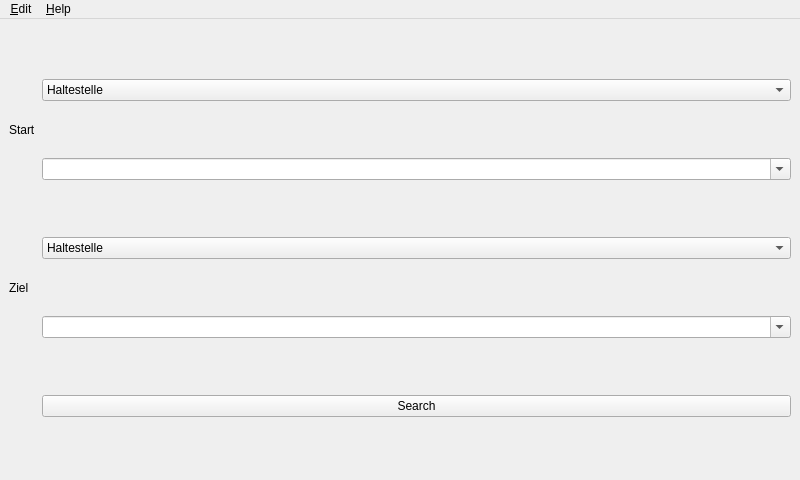
<?xml version="1.0" encoding="UTF-8"?>
<ui version="4.0">
 <class>MainWindow</class>
 <widget class="QMainWindow" name="MainWindow">
  <property name="geometry">
   <rect>
    <x>0</x>
    <y>0</y>
    <width>800</width>
    <height>480</height>
   </rect>
  </property>
  <property name="windowTitle">
   <string>pyWienerLinien</string>
  </property>
  <widget class="QWidget" name="centralwidget">
   <property name="sizePolicy">
    <sizepolicy hsizetype="Maximum" vsizetype="Maximum">
     <horstretch>0</horstretch>
     <verstretch>0</verstretch>
    </sizepolicy>
   </property>
   <layout class="QGridLayout" name="gridLayout_3">
    <item row="5" column="1">
     <widget class="QPushButton" name="btnSearch">
      <property name="sizePolicy">
       <sizepolicy hsizetype="Expanding" vsizetype="Fixed">
        <horstretch>0</horstretch>
        <verstretch>0</verstretch>
       </sizepolicy>
      </property>
      <property name="text">
       <string>Search</string>
      </property>
     </widget>
    </item>
    <item row="3" column="1">
     <widget class="QComboBox" name="comboDestination">
      <item>
       <property name="text">
        <string>Haltestelle</string>
       </property>
      </item>
      <item>
       <property name="text">
        <string>Adresse</string>
       </property>
      </item>
      <item>
       <property name="text">
        <string>POI</string>
       </property>
      </item>
     </widget>
    </item>
    <item row="1" column="0" rowspan="2">
     <widget class="QLabel" name="label">
      <property name="sizePolicy">
       <sizepolicy hsizetype="Minimum" vsizetype="Preferred">
        <horstretch>0</horstretch>
        <verstretch>0</verstretch>
       </sizepolicy>
      </property>
      <property name="text">
       <string>Start</string>
      </property>
     </widget>
    </item>
    <item row="3" column="0" rowspan="2">
     <widget class="QLabel" name="label_2">
      <property name="sizePolicy">
       <sizepolicy hsizetype="Minimum" vsizetype="Preferred">
        <horstretch>0</horstretch>
        <verstretch>0</verstretch>
       </sizepolicy>
      </property>
      <property name="text">
       <string>Ziel</string>
      </property>
     </widget>
    </item>
    <item row="2" column="1">
     <widget class="QComboBox" name="editOrigin">
      <property name="sizePolicy">
       <sizepolicy hsizetype="Ignored" vsizetype="Fixed">
        <horstretch>0</horstretch>
        <verstretch>0</verstretch>
       </sizepolicy>
      </property>
      <property name="editable">
       <bool>true</bool>
      </property>
      <property name="insertPolicy">
       <enum>QComboBox::NoInsert</enum>
      </property>
     </widget>
    </item>
    <item row="4" column="1">
     <widget class="QComboBox" name="editDestination">
      <property name="sizePolicy">
       <sizepolicy hsizetype="Ignored" vsizetype="Fixed">
        <horstretch>0</horstretch>
        <verstretch>0</verstretch>
       </sizepolicy>
      </property>
      <property name="editable">
       <bool>true</bool>
      </property>
      <property name="insertPolicy">
       <enum>QComboBox::NoInsert</enum>
      </property>
     </widget>
    </item>
    <item row="1" column="1">
     <widget class="QComboBox" name="comboOrigin">
      <item>
       <property name="text">
        <string>Haltestelle</string>
       </property>
      </item>
      <item>
       <property name="text">
        <string>Adresse</string>
       </property>
      </item>
      <item>
       <property name="text">
        <string>POI</string>
       </property>
      </item>
     </widget>
    </item>
   </layout>
  </widget>
  <widget class="QMenuBar" name="menubar">
   <property name="geometry">
    <rect>
     <x>0</x>
     <y>0</y>
     <width>800</width>
     <height>25</height>
    </rect>
   </property>
   <widget class="QMenu" name="menuHelp">
    <property name="title">
     <string>&amp;Help</string>
    </property>
    <addaction name="actionAbout"/>
   </widget>
   <widget class="QMenu" name="menuEdit">
    <property name="title">
     <string>&amp;Edit</string>
    </property>
    <addaction name="actionToggle"/>
   </widget>
   <addaction name="menuEdit"/>
   <addaction name="menuHelp"/>
  </widget>
  <action name="actionAbout">
   <property name="text">
    <string>About</string>
   </property>
  </action>
  <action name="actionToggle">
   <property name="text">
    <string>Toggle</string>
   </property>
   <property name="iconText">
    <string>Toggle</string>
   </property>
   <property name="toolTip">
    <string>Toggle</string>
   </property>
   <property name="shortcut">
    <string>Ctrl+T</string>
   </property>
  </action>
 </widget>
 <tabstops>
  <tabstop>editOrigin</tabstop>
  <tabstop>comboOrigin</tabstop>
  <tabstop>editDestination</tabstop>
  <tabstop>comboDestination</tabstop>
  <tabstop>btnSearch</tabstop>
 </tabstops>
 <resources/>
 <connections/>
</ui>
